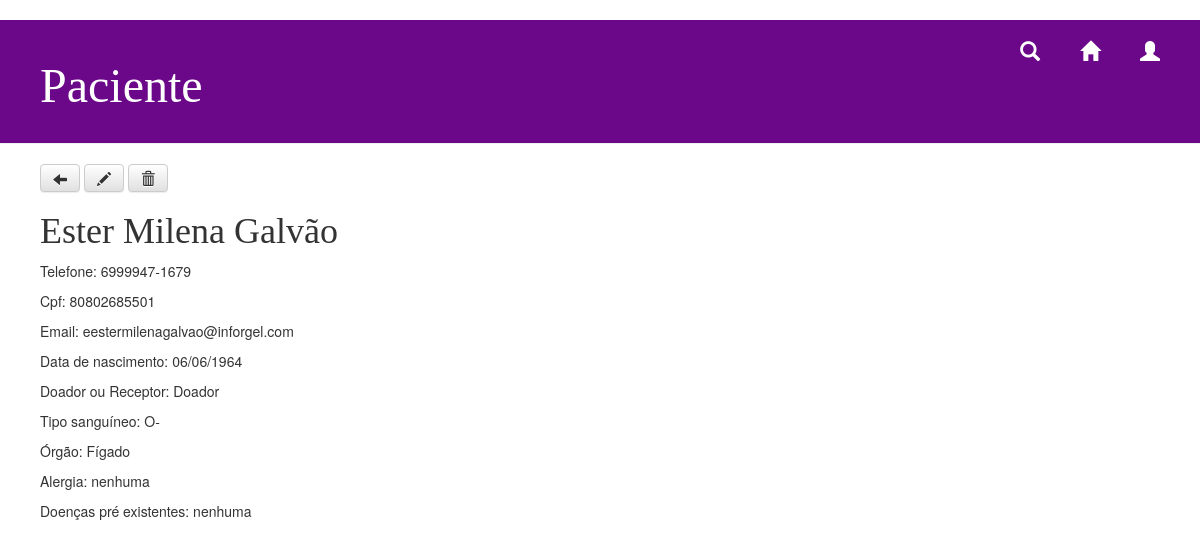
/paciente/18/, run on the app's committed database.
### transplante/models.py (models this page shows, shortened)
class Pessoa (models.Model):
		nome = models.CharField(max_length=200, default = '', verbose_name='Nome')
		telefone = models.CharField(max_length=15, default = '', verbose_name='Telefone')
		cpf = models.CharField(max_length=11, default = '', verbose_name='CPF')
		email = models.CharField(max_length=100, default = '', verbose_name='e-Mail')
		data_nasc = models.CharField(max_length=10, default = '', verbose_name='Data de Nascimento')

class Paciente (Pessoa):
		doador_receptor = models.CharField(max_length=30, default = '', verbose_name='Doador ou Receptor')
		tipo_sanguineo = models.CharField(max_length=3, default = '', verbose_name='Tipo Sanguíneo')
		orgao = models.CharField(max_length=20, default = '', verbose_name='Órgão')
		alergia = models.CharField(max_length=100, default = '', verbose_name='Alergias')
		doenca_preexist = models.CharField(max_length=100, default = '', verbose_name='Doença Pré-existente')

class Pessoa (models.Model):
		nome = models.CharField(max_length=200, default = '', verbose_name='Nome')
		telefone = models.CharField(max_length=15, default = '', verbose_name='Telefone')
		cpf = models.CharField(max_length=11, default = '', verbose_name='CPF')
		email = models.CharField(max_length=100, default = '', verbose_name='e-Mail')
		data_nasc = models.CharField(max_length=10, default = '', verbose_name='Data de Nascimento')

### transplante/views.py (the view)
# urls.py: path('paciente/<int:pk>/', views.pacientes_detail, name='pacientes_detail'),
def pacientes_detail(request, pk):
    paciente = get_object_or_404(Paciente, pk=pk)
    return render(request, 'transplante/pacientes_detail.html', {'paciente': paciente})

### transplante/templates/transplante/pacientes_detail.html (shortened to what this page needs)
{% load staticfiles %}
<html>
    <head>
        <link rel="stylesheet" href="//maxcdn.bootstrapcdn.com/bootstrap/3.2.0/css/bootstrap.min.css">
        <link rel="stylesheet" href="//maxcdn.bootstrapcdn.com/bootstrap/3.2.0/css/bootstrap-theme.min.css">
       <link rel="stylesheet" href="{% static 'css/home.css' %}">
    </head>
    <body>
     <div class="page-header">
			<div class="user" allign="right">
		{% if user.is_authenticated %}
		<a href="{% url 'logout'%}?next={{request.path}}">Logout({{ user.get_username }})</a>
		 {% else %}
	<a href="{% url 'login'%}?next={{request.path}}" class="top-menu"><span class="glyphicon glyphicon-user"></span></a>
{% endif %}
	</div>
			<a href="{% url 'home' %}" class="top-menu"><span class="glyphicon glyphicon-home"></span></a>
			<a href="/" class="top-menu"><span class="glyphicon glyphicon-search"></span></a>
            <h1>Paciente</h1>
        </div>
    <div class="content container">
        <div class="row">
            <div>
			<a class="btn btn-default" href="{% url 'lista_pacientes' %}"><span class="glyphicon glyphicon-arrow-left"></span></a>
            <a class="btn btn-default" href="{% url 'pacientes_edit' pk=paciente.pk %}"><span class="glyphicon glyphicon-pencil"></span></a>
            <a class="btn btn-default" href="{% url 'remove_paciente' pk=paciente.pk %}"><span class="glyphicon glyphicon-trash"></span></a>
			<h1>{{ paciente.nome }}</h1>
                    <p>Telefone: {{ paciente.telefone}}</p>
                    <p>Cpf: {{ paciente.cpf}}</p>
                    <p>Email: {{ paciente.email}}</p>
                    <p>Data de nascimento: {{ paciente.data_nasc}}</p>
                    <p>Doador ou Receptor: {{paciente.doador_receptor}}</p>
                    <p>Tipo sanguíneo: {{ paciente.tipo_sanguineo}}</p>
                    <p>Órgão: {{ paciente.orgao}}</p>
                    <p>Alergia: {{ paciente.alergia}}</p>
                    <p>Doenças pré existentes: {{ paciente.doenca_preexist|linebreaksbr }}</p>
            </div>
        </div>
    </div>
</body>
</html>

### transplante/static/css/home.css (style rules this page uses)
.page-header { background-color: #6A0889; margin-top: 0; padding: 20px 20px 20px 40px; }
.page-header h1, .page-header h1 a, .page-header h1 a:visited, .page-header h1 a:active { color: #ffffff; font-size: 36pt; text-decoration: none; }
.content { margin-left: 40px; }
h1, h2, h3, h4 { font-family: 'Georgia'; }
.top-menu, .top-menu:hover, .top-menu:visited { color: #ffffff; font-size: 15pt; float: right; margin-right: 20px; margin-left: 20px; }
.user { float: right; color: #ffffff; font-family: 'Georgia'; }

### data on the page
Pessoa: nome "Ester Milena Galvão", telefone "6999947-1679", cpf "80802685501", email "eestermilenagalvao@inforgel.com", data_nasc "06/06/1964"
Paciente: doador_receptor "Doador", tipo_sanguineo "O-", orgao "Fígado", alergia "nenhuma", doenca_preexist "nenhuma"
